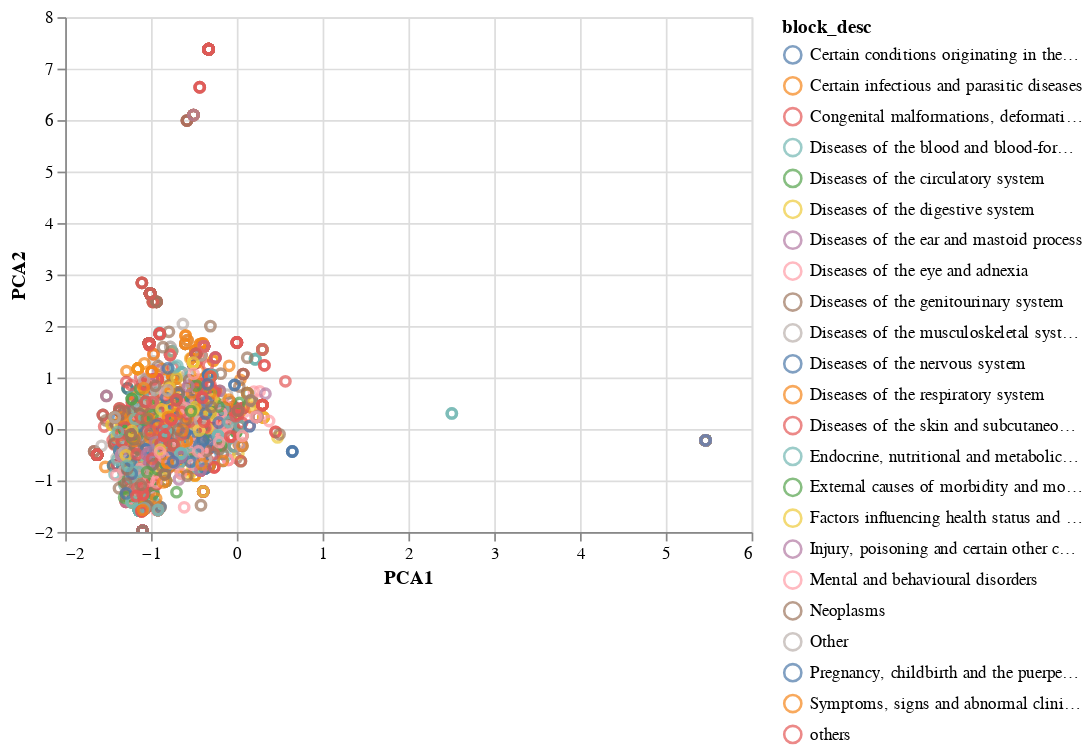

Notebook cell for this chart:
### Code cell
alt.Chart(df_final2[0:5000]).mark_point().encode(
           x = 'PCA1',
           y = 'PCA2',
           color = 'block_desc',
           tooltip = ['nct_id', 'smiless_first']).interactive()

### Figure 1 — Vega-Lite specification as saved in the notebook (floating-point values rounded to 4 significant figures; data arrays with more than 128 entries replaced by an {"elided": "..."} marker saying what was removed)
{"config": {"view": {"continuousWidth": 400, "continuousHeight": 300}}, "data": {"name": "data-1289ae6e8f94c11e964775e0222207f3"}, "mark": "point", "encoding": {"color": {"field": "block_desc", "type": "nominal"}, "tooltip": [{"field": "nct_id", "type": "nominal"}, {"field": "smiless_first", "type": "nominal"}], "x": {"field": "PCA1", "type": "quantitative"}, "y": {"field": "PCA2", "type": "quantitative"}}, "selection": {"selector004": {"type": "interval", "bind": "scales", "encodings": ["x", "y"]}}, "$schema": "https://vega.github.io/schema/vega-lite/v4.17.0.json", "datasets": {"data-1289ae6e8f94c11e964775e0222207f3": {"elided": "5000 records"}}}
